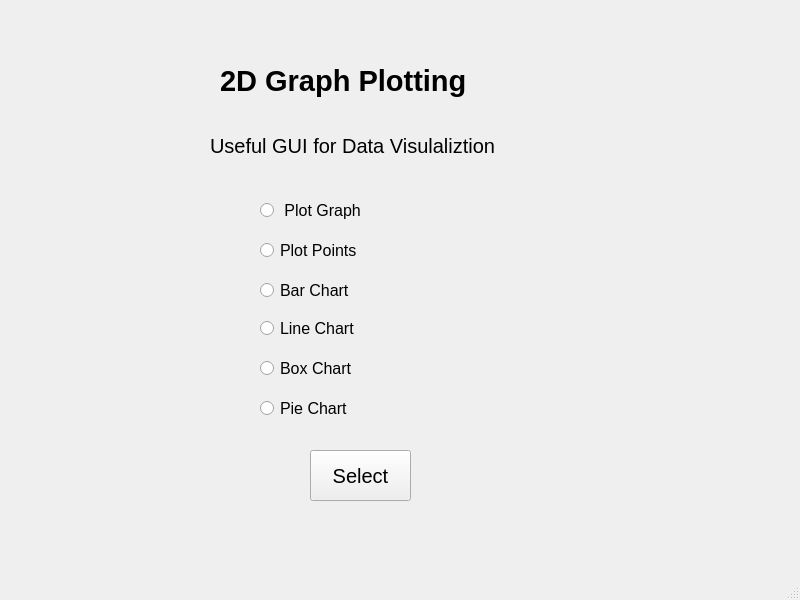
<?xml version="1.0" encoding="UTF-8"?>
<ui version="4.0">
 <class>MainWindow</class>
 <widget class="QMainWindow" name="MainWindow">
  <property name="geometry">
   <rect>
    <x>0</x>
    <y>0</y>
    <width>800</width>
    <height>600</height>
   </rect>
  </property>
  <property name="windowTitle">
   <string>MainWindow</string>
  </property>
  <widget class="QWidget" name="centralwidget">
   <widget class="QLabel" name="label">
    <property name="geometry">
     <rect>
      <x>220</x>
      <y>30</y>
      <width>341</width>
      <height>101</height>
     </rect>
    </property>
    <property name="font">
     <font>
      <pointsize>22</pointsize>
      <weight>75</weight>
      <bold>true</bold>
     </font>
    </property>
    <property name="text">
     <string>2D Graph Plotting</string>
    </property>
   </widget>
   <widget class="QRadioButton" name="radioButton">
    <property name="geometry">
     <rect>
      <x>260</x>
      <y>200</y>
      <width>171</width>
      <height>21</height>
     </rect>
    </property>
    <property name="font">
     <font>
      <pointsize>12</pointsize>
     </font>
    </property>
    <property name="text">
     <string> Plot Graph</string>
    </property>
   </widget>
   <widget class="QRadioButton" name="radioButton_2">
    <property name="geometry">
     <rect>
      <x>260</x>
      <y>240</y>
      <width>161</width>
      <height>21</height>
     </rect>
    </property>
    <property name="font">
     <font>
      <pointsize>12</pointsize>
     </font>
    </property>
    <property name="text">
     <string>Plot Points</string>
    </property>
   </widget>
   <widget class="QPushButton" name="pushButton_7">
    <property name="geometry">
     <rect>
      <x>310</x>
      <y>450</y>
      <width>101</width>
      <height>51</height>
     </rect>
    </property>
    <property name="font">
     <font>
      <pointsize>15</pointsize>
     </font>
    </property>
    <property name="text">
     <string>Select</string>
    </property>
   </widget>
   <widget class="QRadioButton" name="radioButton_3">
    <property name="geometry">
     <rect>
      <x>260</x>
      <y>280</y>
      <width>131</width>
      <height>21</height>
     </rect>
    </property>
    <property name="font">
     <font>
      <pointsize>12</pointsize>
     </font>
    </property>
    <property name="text">
     <string>Bar Chart</string>
    </property>
   </widget>
   <widget class="QRadioButton" name="radioButton_4">
    <property name="geometry">
     <rect>
      <x>260</x>
      <y>320</y>
      <width>151</width>
      <height>16</height>
     </rect>
    </property>
    <property name="font">
     <font>
      <pointsize>12</pointsize>
     </font>
    </property>
    <property name="text">
     <string>Line Chart</string>
    </property>
   </widget>
   <widget class="QRadioButton" name="radioButton_5">
    <property name="geometry">
     <rect>
      <x>260</x>
      <y>360</y>
      <width>171</width>
      <height>16</height>
     </rect>
    </property>
    <property name="font">
     <font>
      <pointsize>12</pointsize>
     </font>
    </property>
    <property name="text">
     <string>Box Chart</string>
    </property>
   </widget>
   <widget class="QRadioButton" name="radioButton_6">
    <property name="geometry">
     <rect>
      <x>260</x>
      <y>400</y>
      <width>181</width>
      <height>16</height>
     </rect>
    </property>
    <property name="font">
     <font>
      <pointsize>12</pointsize>
     </font>
    </property>
    <property name="text">
     <string>Pie Chart</string>
    </property>
   </widget>
   <widget class="QLabel" name="label_2">
    <property name="geometry">
     <rect>
      <x>210</x>
      <y>130</y>
      <width>361</width>
      <height>31</height>
     </rect>
    </property>
    <property name="font">
     <font>
      <pointsize>15</pointsize>
     </font>
    </property>
    <property name="text">
     <string>Useful GUI for Data Visulaliztion</string>
    </property>
   </widget>
  </widget>
  <widget class="QMenuBar" name="menubar">
   <property name="geometry">
    <rect>
     <x>0</x>
     <y>0</y>
     <width>800</width>
     <height>26</height>
    </rect>
   </property>
  </widget>
  <widget class="QStatusBar" name="statusbar"/>
 </widget>
 <resources/>
 <connections/>
</ui>
